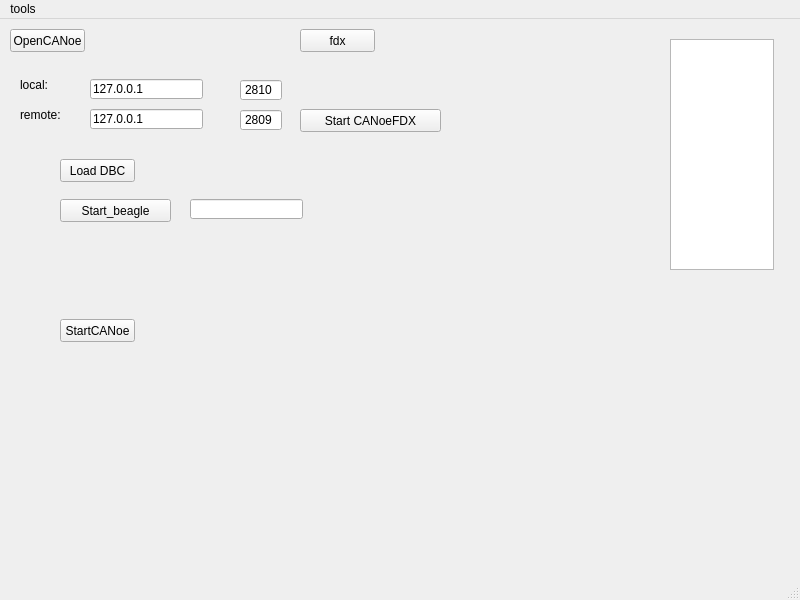
<?xml version="1.0" encoding="UTF-8"?>
<ui version="4.0">
 <class>MainWindow</class>
 <widget class="QMainWindow" name="MainWindow">
  <property name="geometry">
   <rect>
    <x>0</x>
    <y>0</y>
    <width>800</width>
    <height>600</height>
   </rect>
  </property>
  <property name="windowTitle">
   <string>MainWindow</string>
  </property>
  <widget class="QWidget" name="centralwidget">
   <widget class="QPushButton" name="PB_StartBeagle">
    <property name="geometry">
     <rect>
      <x>60</x>
      <y>180</y>
      <width>111</width>
      <height>23</height>
     </rect>
    </property>
    <property name="text">
     <string>Start_beagle</string>
    </property>
   </widget>
   <widget class="QTextEdit" name="textEdit">
    <property name="geometry">
     <rect>
      <x>670</x>
      <y>20</y>
      <width>104</width>
      <height>231</height>
     </rect>
    </property>
   </widget>
   <widget class="QPushButton" name="PB_StartCANoe">
    <property name="geometry">
     <rect>
      <x>60</x>
      <y>300</y>
      <width>75</width>
      <height>23</height>
     </rect>
    </property>
    <property name="text">
     <string>StartCANoe</string>
    </property>
   </widget>
   <widget class="QPushButton" name="PB_OpenCANoe">
    <property name="geometry">
     <rect>
      <x>10</x>
      <y>10</y>
      <width>75</width>
      <height>23</height>
     </rect>
    </property>
    <property name="text">
     <string>OpenCANoe</string>
    </property>
   </widget>
   <widget class="QLineEdit" name="lineEdit_SPI_Id">
    <property name="geometry">
     <rect>
      <x>190</x>
      <y>180</y>
      <width>113</width>
      <height>20</height>
     </rect>
    </property>
   </widget>
   <widget class="QPushButton" name="PB_CANoeFDX">
    <property name="geometry">
     <rect>
      <x>300</x>
      <y>90</y>
      <width>141</width>
      <height>23</height>
     </rect>
    </property>
    <property name="text">
     <string>Start CANoeFDX</string>
    </property>
   </widget>
   <widget class="QLineEdit" name="lineEdit_local_ip">
    <property name="geometry">
     <rect>
      <x>90</x>
      <y>60</y>
      <width>113</width>
      <height>20</height>
     </rect>
    </property>
    <property name="text">
     <string>127.0.0.1</string>
    </property>
   </widget>
   <widget class="QLabel" name="label">
    <property name="geometry">
     <rect>
      <x>20</x>
      <y>60</y>
      <width>54</width>
      <height>12</height>
     </rect>
    </property>
    <property name="text">
     <string>local:</string>
    </property>
   </widget>
   <widget class="QLineEdit" name="lineEdit_remote_ip">
    <property name="geometry">
     <rect>
      <x>90</x>
      <y>90</y>
      <width>113</width>
      <height>20</height>
     </rect>
    </property>
    <property name="text">
     <string>127.0.0.1</string>
    </property>
   </widget>
   <widget class="QLabel" name="label_2">
    <property name="geometry">
     <rect>
      <x>20</x>
      <y>90</y>
      <width>54</width>
      <height>12</height>
     </rect>
    </property>
    <property name="text">
     <string>remote:</string>
    </property>
   </widget>
   <widget class="QSpinBox" name="spinBox_local_port">
    <property name="geometry">
     <rect>
      <x>240</x>
      <y>60</y>
      <width>42</width>
      <height>22</height>
     </rect>
    </property>
    <property name="buttonSymbols">
     <enum>QAbstractSpinBox::NoButtons</enum>
    </property>
    <property name="keyboardTracking">
     <bool>true</bool>
    </property>
    <property name="maximum">
     <number>99999</number>
    </property>
    <property name="value">
     <number>2810</number>
    </property>
   </widget>
   <widget class="QSpinBox" name="spinBox_remote_port">
    <property name="geometry">
     <rect>
      <x>240</x>
      <y>90</y>
      <width>42</width>
      <height>22</height>
     </rect>
    </property>
    <property name="buttonSymbols">
     <enum>QAbstractSpinBox::NoButtons</enum>
    </property>
    <property name="keyboardTracking">
     <bool>true</bool>
    </property>
    <property name="maximum">
     <number>99999</number>
    </property>
    <property name="value">
     <number>2809</number>
    </property>
   </widget>
   <widget class="QPushButton" name="pushButton">
    <property name="geometry">
     <rect>
      <x>300</x>
      <y>10</y>
      <width>75</width>
      <height>23</height>
     </rect>
    </property>
    <property name="text">
     <string>fdx</string>
    </property>
   </widget>
   <widget class="QPushButton" name="PB_loaddbc">
    <property name="geometry">
     <rect>
      <x>60</x>
      <y>140</y>
      <width>75</width>
      <height>23</height>
     </rect>
    </property>
    <property name="text">
     <string>Load DBC</string>
    </property>
   </widget>
  </widget>
  <widget class="QMenuBar" name="menubar">
   <property name="geometry">
    <rect>
     <x>0</x>
     <y>0</y>
     <width>800</width>
     <height>26</height>
    </rect>
   </property>
   <widget class="QMenu" name="menutools">
    <property name="title">
     <string>tools</string>
    </property>
    <addaction name="actionGenerateFDXFile"/>
   </widget>
   <addaction name="menutools"/>
  </widget>
  <widget class="QStatusBar" name="statusbar"/>
  <action name="actionGenerateFDXFile">
   <property name="text">
    <string>GenerateFDXFile</string>
   </property>
  </action>
 </widget>
 <resources/>
 <connections/>
</ui>
